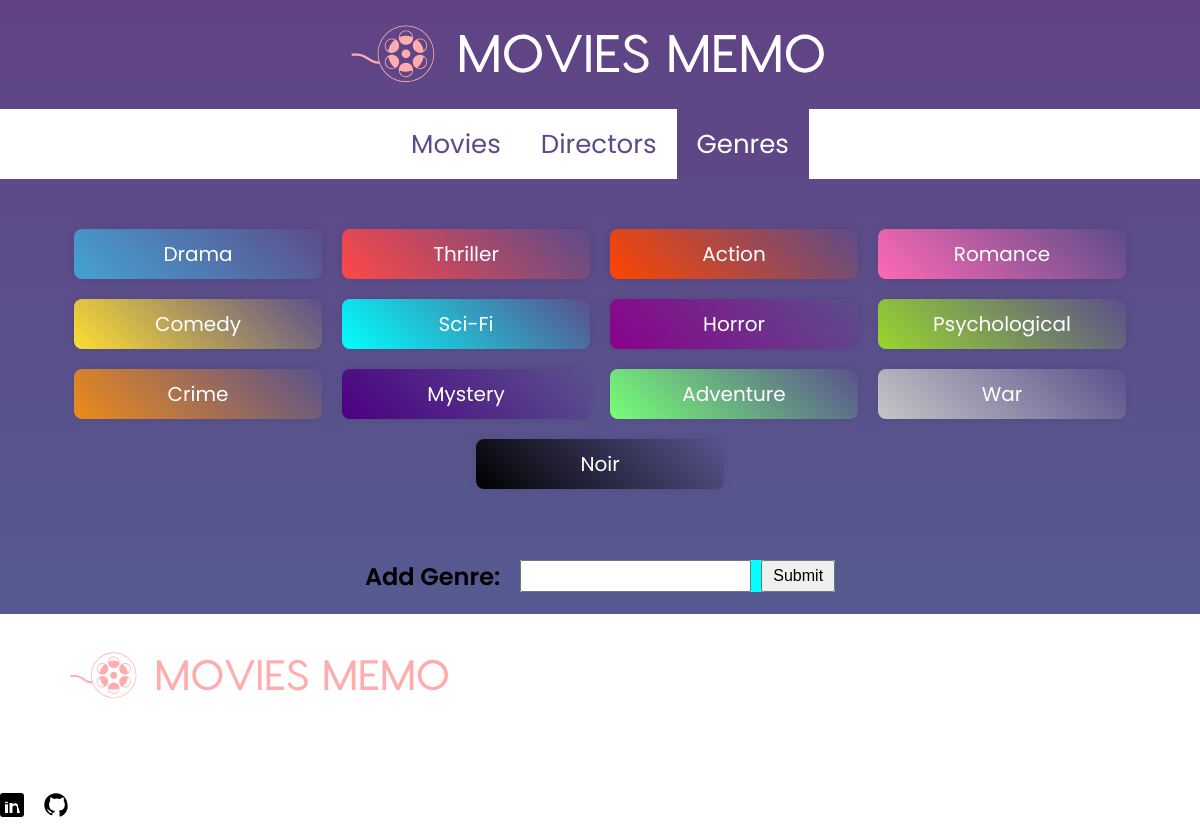
/genres, run on an earlier commit of the app's database.
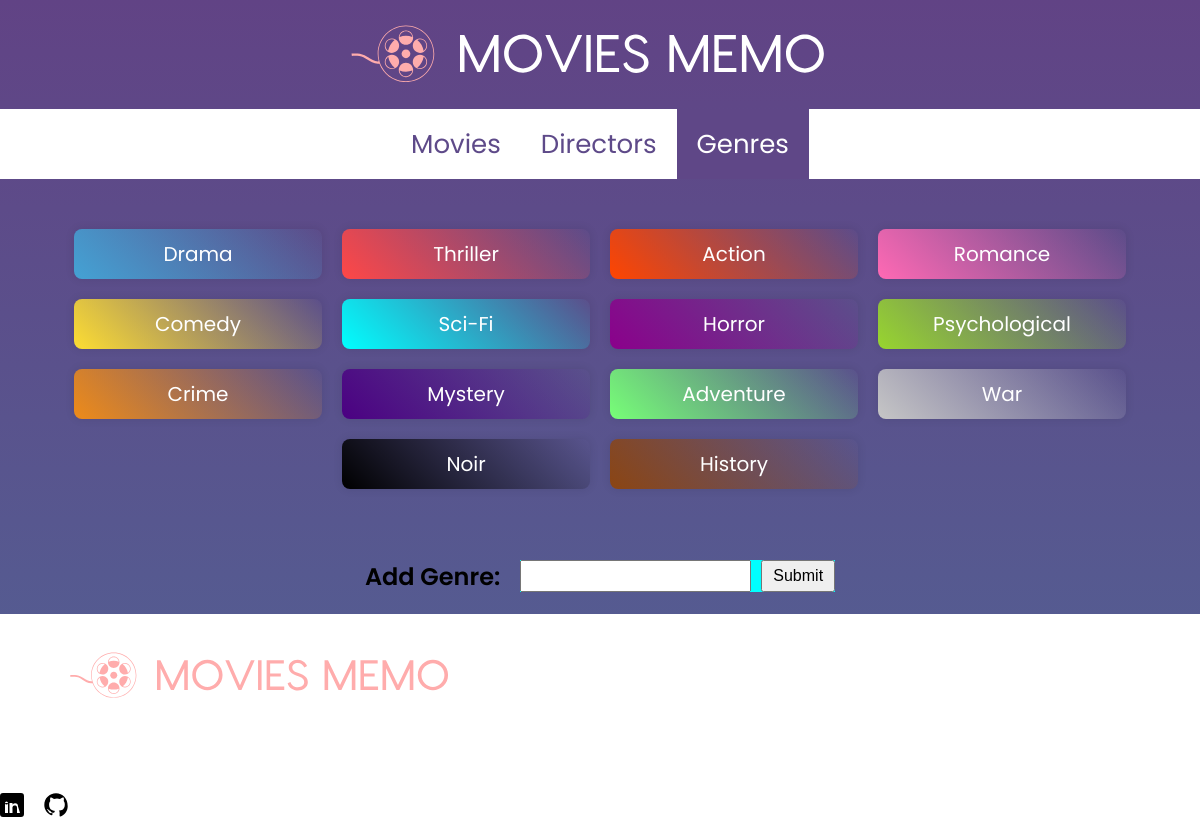
And on a later commit of the database.
### Favourite_movies/models.py (models this page shows)
class Genre(models.Model):
    name = models.CharField(max_length=64)
    def __str__(self):
        return f"{self.name}"

### Favourite_movies/views.py (the view)
# urls.py: path("genres", views.genres, name="genres"),
def genres(request):
    return render(request, "genres.html", {
        "genres": Genre.objects.all()
    })

### Favourite_movies/templates/genres.html (shortened to what this page needs)
{% extends "./layout.html" %}
{% block body %}
    <div class="container">
        <div class="genres">
            {% for genre in genres %}
                <a href="{% url 'genre' genre.id %}" class="genre" id="{{genre.name}}">
                    <span>{{ genre }}</span>
                </a>
            {% endfor %}
        </div>
        <div class="form-container">
            <h2>Add Genre:</h2>
            <form action="{% url 'add_genre' %}" method='POST'>
                <input type="text" name="genre">
                <input type="submit">
            </form>
        </div>
    </div>
{% endblock %}

What changed in the data, as far as the page shows it:
added Genre: name "History"
